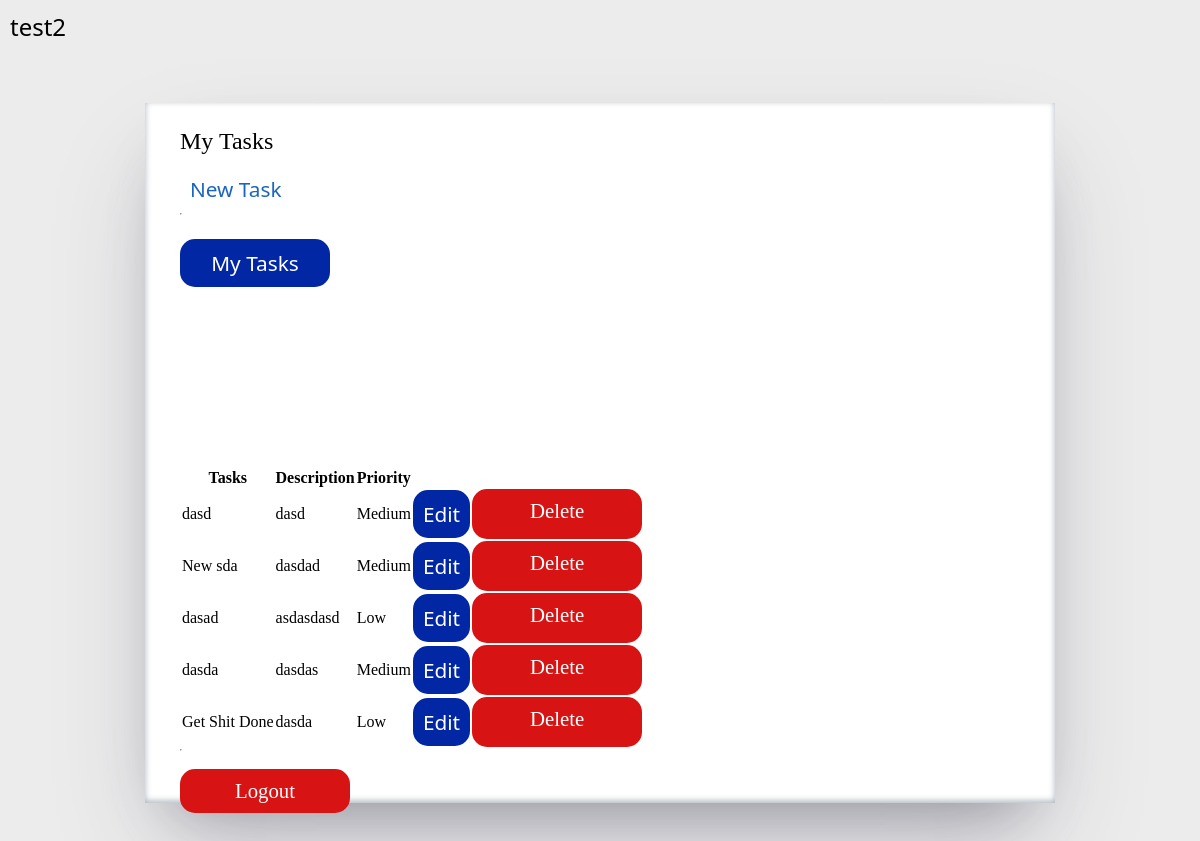
The page / (signed in) on the database as committed earlier.
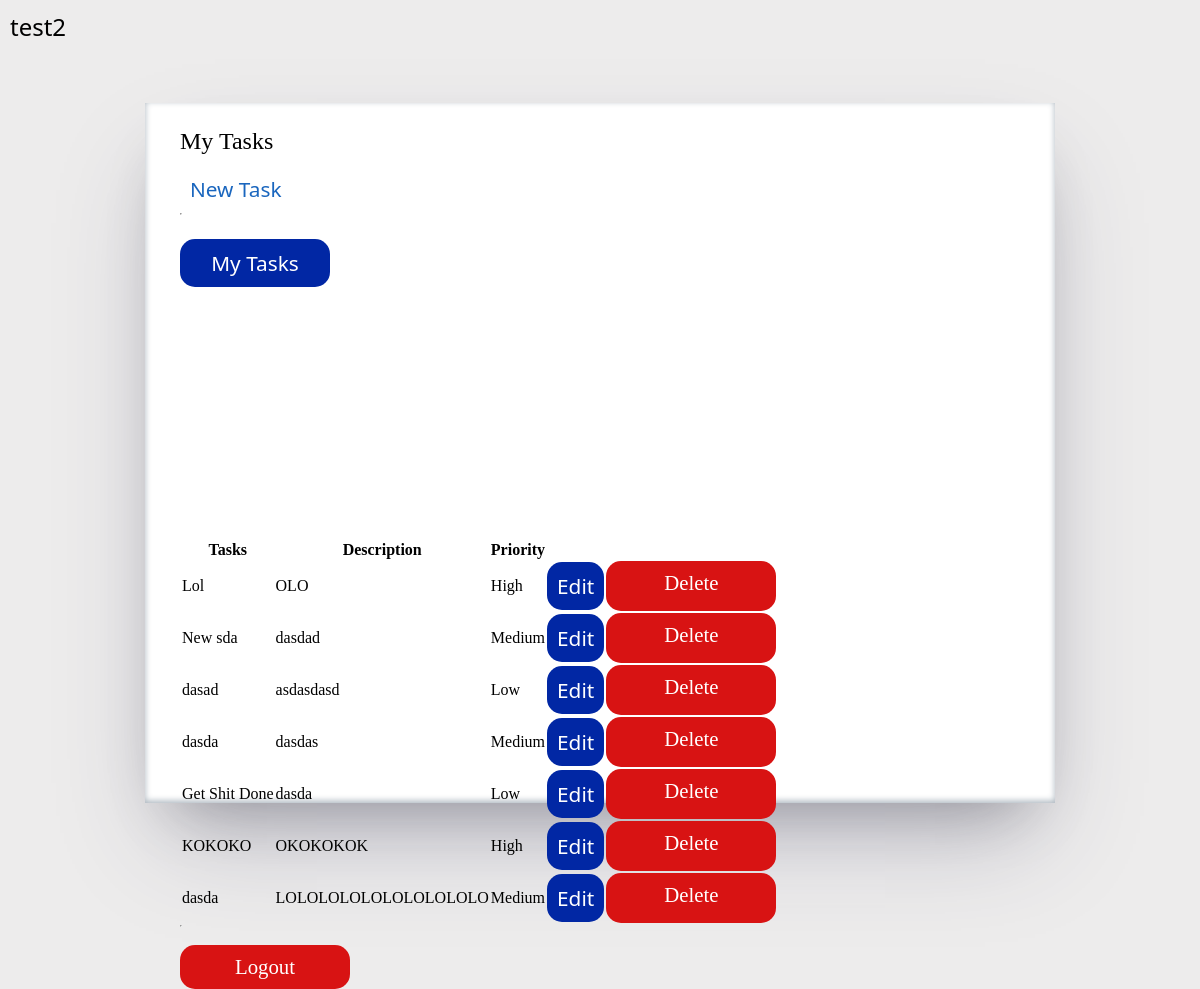
The same page on the database as committed later.
### tasks/models.py (models this page shows, shortened)
class TaskList(models.Model):
    CHOICE = (('High','High'),
              ('Medium','Medium'),
              ('Low','Low'))
    title = models.CharField(max_length=100,null=True)
    description = models.TextField(null=True)
    date = models.DateField(blank=True,null=True)
    tags = models.CharField(max_length =200,null = True,choices=CHOICE)
    user = models.ForeignKey(User, on_delete=models.CASCADE)
    is_completed = models.BooleanField(default=False)

### tasks/views.py (the view)
# urls.py: path('', views.index, name='home'),
@login_required
def index(request):
    gTask = TaskList.objects.filter(user = request.user)
    return render(request,'tasks/index.html',{'tasks':gTask})

### tasks/templates/tasks/index.html (shortened to what this page needs)
{% load static %}
<!DOCTYPE html>
<html lang="en">
<head>
    <link rel="stylesheet" type="text/css" href="{% static 'Todo/main.css' %}">
</head>
<body>
  <h2 class="user">{{ request.user.username }}</h2>
{% if request.user.is_authenticated %}
<div class="container">
  <div class="main-view">
    <h2 style="font-weight: 400;">My Tasks</h2>
      <a class="tsk-a" id="tsk-hover" style="text-decoration: none;" href="{% url 'add_task' %}">New Task </a>
  <hr><br>
  <a class="button-9"  href="{% url 'my_task' %}">My Tasks</a>
  <table>
    <tr>
      <th>Tasks</th>
      <th>Description</th>
      <th>Priority</th>
    </tr>
    {% for i in tasks %}
    <br>
    <br>
    <tr>
      <td> {{ i.title }} </td>
      <td> {{ i.description }} </td>
      <td> {{ i.tags }} </td>
      <td> <a class="button-9" href="{% url 'edit' i.id %}">Edit</a> </td>
      <td> <a class="button-8" href="{% url 'delete' i.id %}">Delete</a> </td>
    </tr>
    {% endfor %}
  </table>
  <hr><br>
  <a class="button-8" href="{% url 'logout' %}">Logout</a>
{% else %}
  <a class="button-9" href="{% url 'login' %}">Login</a>
  <a class="button-8" href="{% url 'register' %}">Signup</a>
{% endif %}
</div>
</div>
</body>
</html>

Rows that differ between the two databases and show on the page:
removed TaskList: title "dasd", description "dasd", tags "Medium"
added TaskList: title "Lol", description "OLO", tags "High"
added TaskList: title "KOKOKO", description "OKOKOKOK", tags "High"
added TaskList: title "dasda", description "LOLOLOLOLOLOLOLOLOLO", tags "Medium"
